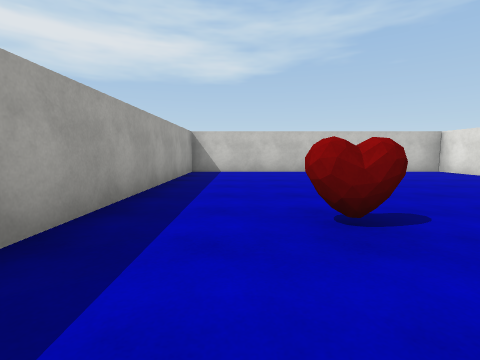
view 1 (above)

24 first-person views from a walk through a Unity game level. The camera is 1.2 m above the floor, tilts 6° down and sees 85° across. The floor is counted in squares, 2 m on a side. Each view is taken from the middle of a square. On the plan, view 1 faces up. The plan holds only what a view shows up to about 9 squares ahead; the rest is blank. The player is left out. Surface patterns are stand-ins for the level's own textures.

view 2
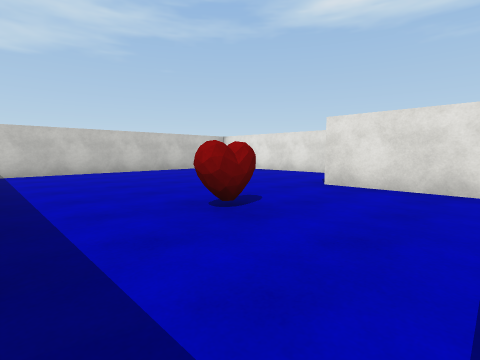

view 3
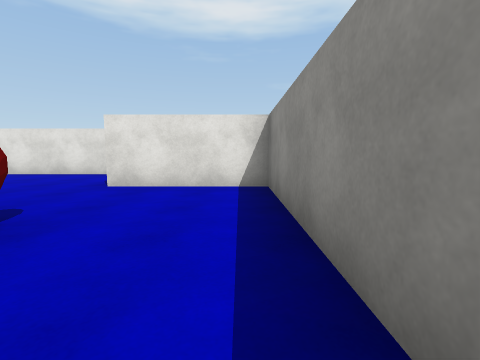

view 4
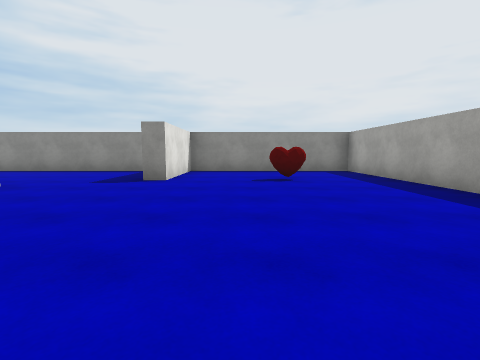

view 5
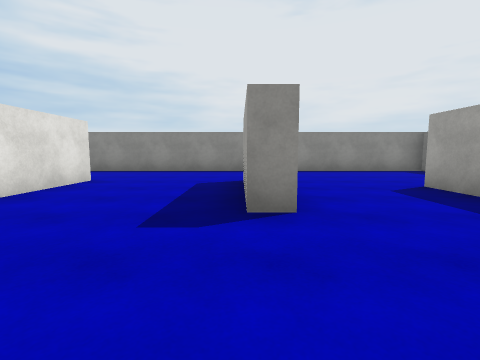

view 6
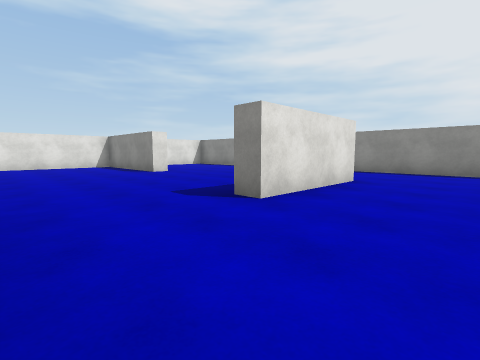

view 7
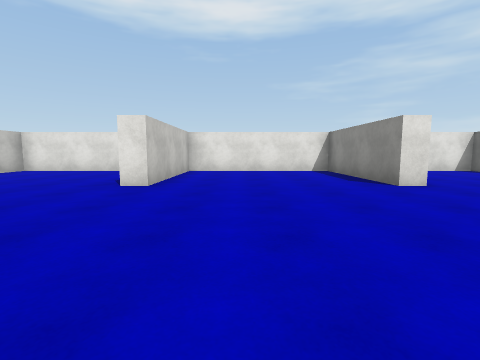

view 8
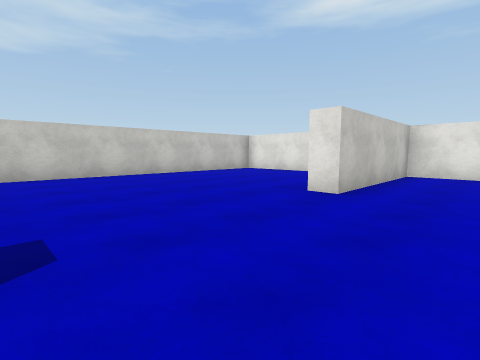

view 9
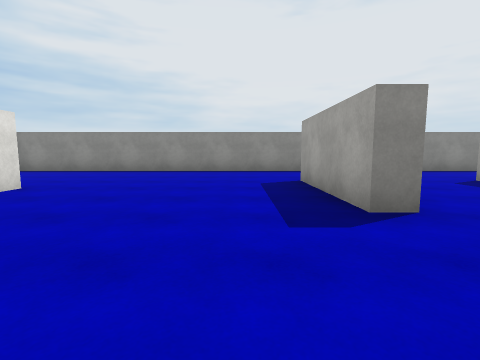

view 10
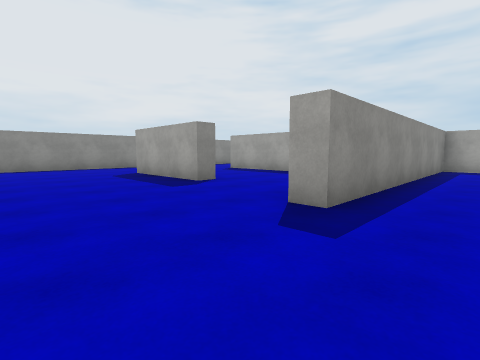

view 11
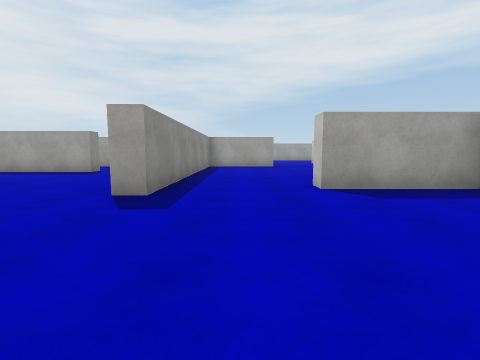

view 12
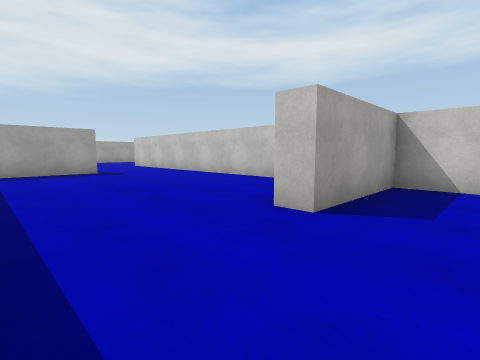

view 13
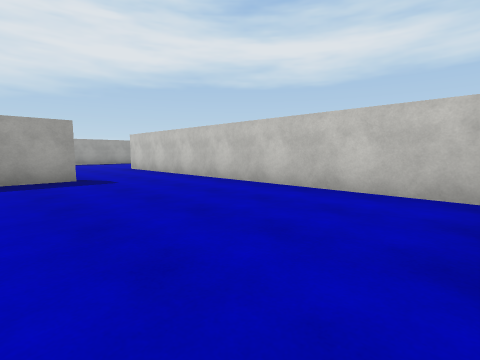

view 14
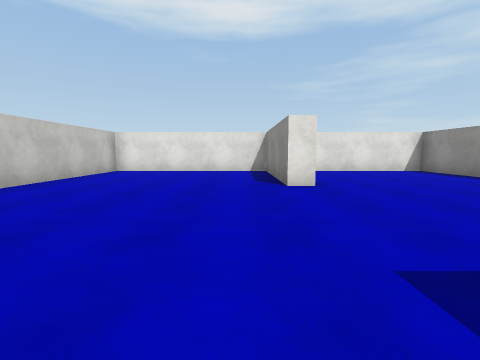

view 15
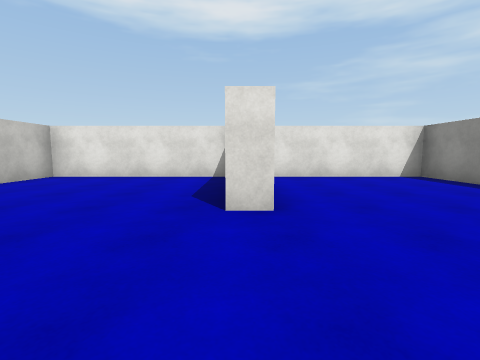

view 16
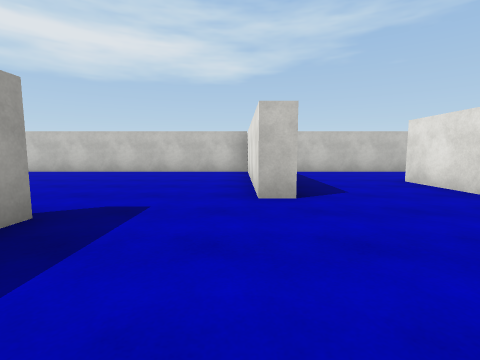

view 17
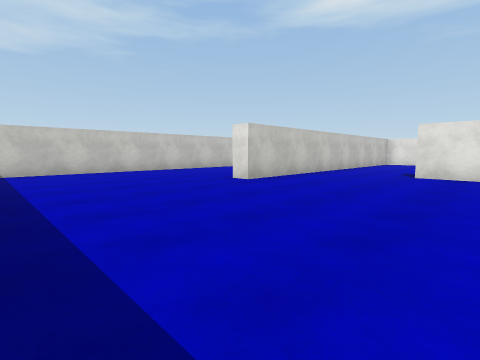

view 18
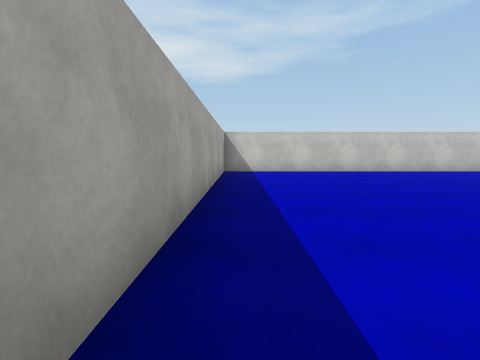

view 19
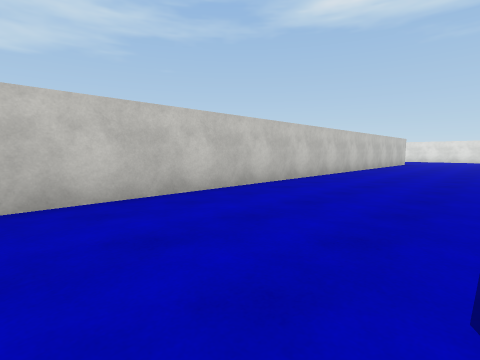

view 20
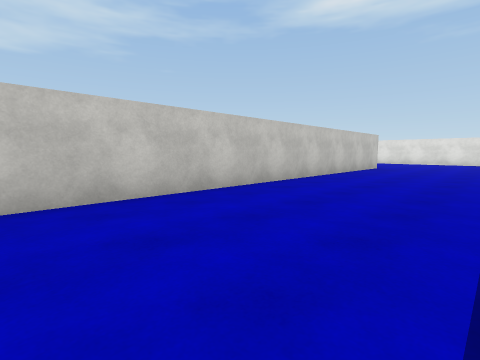

view 21
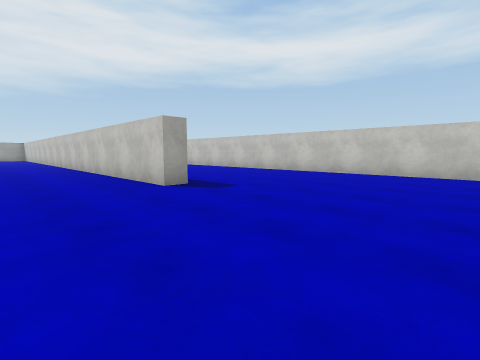

view 22
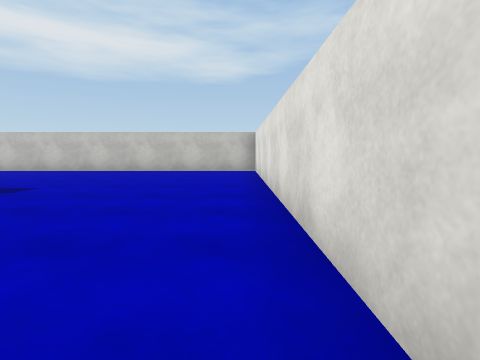

view 23
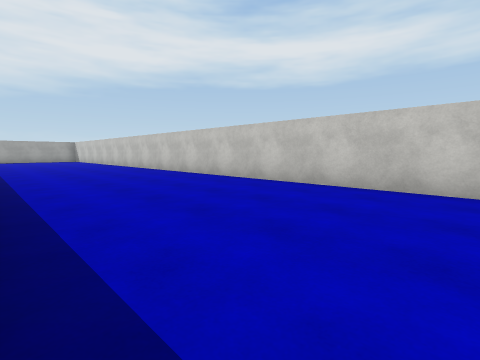

view 24
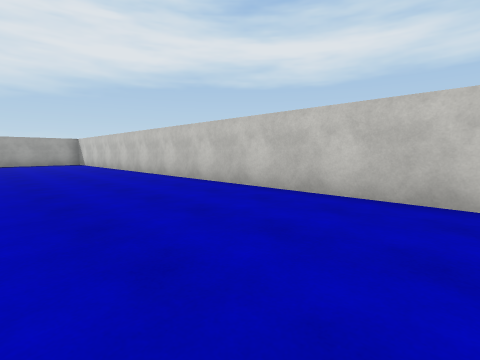

### Floor plan
Ten units are one square. View 1 is at (0, 0); x grows to the right and y downward. Boxes are objects, and circles mark ways between rooms. Rooms are numbered by the first view taken in them; rooms with no view inside come last. Other rooms are left out.
<svg viewBox="-20 -240 251 250">
<path fill="none" stroke="#000" d="M62 -34 62 -82 -15 -82 -15 5 36 5 36 -23 41 -23M132 -24 132 -54 137 -54 137 -24M187 -36 187 -41 225 -41 225 -86 187 -86 187 -91 225 -91 225 -140 137 -140 137 -113M134 -87 144 -87 144 -81M112 -82 78 -82M94 -36 94 -54 99 -54 99 -24M67 -45 67 -34 62 -34M40 5 225 5 225 -32M67 -115 67 -87 134 -87M129 -140 75 -140M137 -113 131 -113M75 -140 33 -140 33 -145M177 -189 177 -184 -15 -184 -15 -105M62 -88 62 -115M225 -155 225 -232M226 -235 36 -235"/>
<rect x="5" y="-25" width="10" height="10" fill="#bbb"><title>other object</title></rect>
<circle cx="55" cy="-25" r="3" fill="#2a7"/>
<circle cx="140" cy="-105" r="3" fill="#2a7"/>
<circle cx="70" cy="-125" r="3" fill="#2a7"/>
<text x="20" y="-40">1</text>
<text x="150" y="-50">2</text>
<text x="100" y="-120">3</text>
<text x="90" y="-180">4</text>
</svg>
Room 1 opens to room 2. Room 2 opens to room 3. Room 3 opens to room 4.

Where each view was taken, in squares from view 1:
view 1: 0 up, 0 right, facing up
view 2: 0 up, 1 left, facing up-right
view 3: 0 up, 1 left, facing right
view 4: 8 up, 2 right, facing down
view 5: 8 up, 10 right, facing down
view 6: 8 up, 11 right, facing down-right
view 7: 7 up, 14 right, facing right
view 8: 7 up, 15 right, facing up-right
view 9: 8 up, 15 right, facing down
view 10: 10 up, 17 right, facing down-left
view 11: 10 up, 18 right, facing left
view 12: 9 up, 15 right, facing up-left
view 13: 10 up, 13 right, facing up-left
view 14: 10 up, 14 right, facing right
view 15: 4 up, 16 right, facing right
view 16: 0 up, 6 right, facing up
view 17: 10 up, 1 left, facing up-right
view 18: 10 up, 1 left, facing up
view 19: 15 up, 3 right, facing up-right
view 20: 15 up, 7 right, facing up-right
view 21: 16 up, 22 right, facing up-left
view 22: 15 up, 22 right, facing up
view 23: 19 up, 18 right, facing up-left
view 24: 20 up, 13 right, facing up-left
